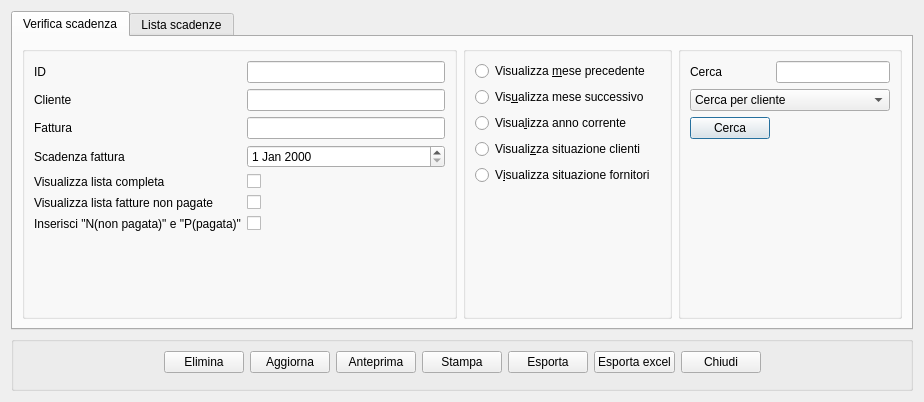
<?xml version="1.0" encoding="UTF-8"?>
<ui version="4.0">
 <class>scadenze</class>
 <widget class="QDialog" name="scadenze">
  <property name="geometry">
   <rect>
    <x>0</x>
    <y>0</y>
    <width>924</width>
    <height>402</height>
   </rect>
  </property>
  <property name="sizePolicy">
   <sizepolicy hsizetype="Preferred" vsizetype="Preferred">
    <horstretch>0</horstretch>
    <verstretch>0</verstretch>
   </sizepolicy>
  </property>
  <property name="windowTitle">
   <string>Dialog</string>
  </property>
  <layout class="QGridLayout" name="gridLayout_4">
   <item row="0" column="0">
    <widget class="QTabWidget" name="tabWidget">
     <property name="currentIndex">
      <number>0</number>
     </property>
     <widget class="QWidget" name="tab">
      <attribute name="title">
       <string>Verifica scadenza</string>
      </attribute>
      <layout class="QGridLayout" name="gridLayout_9">
       <item row="0" column="1">
        <widget class="QGroupBox" name="groupBox_4">
         <property name="minimumSize">
          <size>
           <width>209</width>
           <height>0</height>
          </size>
         </property>
         <property name="maximumSize">
          <size>
           <width>209</width>
           <height>16777215</height>
          </size>
         </property>
         <property name="sizeIncrement">
          <size>
           <width>209</width>
           <height>0</height>
          </size>
         </property>
         <property name="baseSize">
          <size>
           <width>209</width>
           <height>0</height>
          </size>
         </property>
         <property name="title">
          <string/>
         </property>
         <layout class="QGridLayout" name="gridLayout_7">
          <item row="5" column="0">
           <widget class="QRadioButton" name="sit_fornitori">
            <property name="text">
             <string>V&amp;isualizza situazione fornitori</string>
            </property>
           </widget>
          </item>
          <item row="1" column="0">
           <widget class="QRadioButton" name="scad_m_p">
            <property name="text">
             <string>Visualizza &amp;mese precedente</string>
            </property>
           </widget>
          </item>
          <item row="6" column="0">
           <spacer name="verticalSpacer_4">
            <property name="orientation">
             <enum>Qt::Vertical</enum>
            </property>
            <property name="sizeHint" stdset="0">
             <size>
              <width>20</width>
              <height>40</height>
             </size>
            </property>
           </spacer>
          </item>
          <item row="2" column="0">
           <widget class="QRadioButton" name="scad_m_s">
            <property name="text">
             <string>Vis&amp;ualizza mese successivo</string>
            </property>
           </widget>
          </item>
          <item row="3" column="0">
           <widget class="QRadioButton" name="scad_a_c">
            <property name="text">
             <string>Visua&amp;lizza anno corrente</string>
            </property>
           </widget>
          </item>
          <item row="4" column="0">
           <widget class="QRadioButton" name="radioButton">
            <property name="text">
             <string>Visuali&amp;zza situazione clienti</string>
            </property>
           </widget>
          </item>
         </layout>
        </widget>
       </item>
       <item row="0" column="0">
        <widget class="QGroupBox" name="groupBox_2">
         <property name="title">
          <string/>
         </property>
         <layout class="QGridLayout" name="gridLayout_3">
          <item row="0" column="0">
           <layout class="QGridLayout" name="gridLayout">
            <item row="1" column="1">
             <widget class="QLineEdit" name="cliente"/>
            </item>
            <item row="6" column="0">
             <widget class="QLabel" name="label_8">
              <property name="text">
               <string>Inserisci &quot;N(non pagata)&quot; e &quot;P(pagata)&quot;</string>
              </property>
             </widget>
            </item>
            <item row="2" column="0">
             <widget class="QLabel" name="label_3">
              <property name="text">
               <string>Fattura</string>
              </property>
             </widget>
            </item>
            <item row="5" column="1">
             <widget class="QCheckBox" name="list_r">
              <property name="styleSheet">
               <string notr="true">color: rgb(255, 255, 255);</string>
              </property>
              <property name="text">
               <string/>
              </property>
             </widget>
            </item>
            <item row="3" column="0">
             <widget class="QLabel" name="label_4">
              <property name="text">
               <string>Scadenza fattura</string>
              </property>
             </widget>
            </item>
            <item row="6" column="1">
             <widget class="QCheckBox" name="lib_rientro">
              <property name="styleSheet">
               <string notr="true">color: rgb(255, 255, 255);</string>
              </property>
              <property name="text">
               <string/>
              </property>
             </widget>
            </item>
            <item row="0" column="0">
             <widget class="QLabel" name="label">
              <property name="text">
               <string>ID</string>
              </property>
             </widget>
            </item>
            <item row="4" column="0">
             <widget class="QLabel" name="label_6">
              <property name="text">
               <string>Visualizza lista completa</string>
              </property>
             </widget>
            </item>
            <item row="5" column="0">
             <widget class="QLabel" name="label_7">
              <property name="text">
               <string>Visualizza lista fatture non pagate</string>
              </property>
             </widget>
            </item>
            <item row="3" column="1">
             <widget class="QDateEdit" name="data_prestito"/>
            </item>
            <item row="2" column="1">
             <widget class="QLineEdit" name="libro"/>
            </item>
            <item row="4" column="1">
             <widget class="QCheckBox" name="checkBox">
              <property name="whatsThis">
               <string/>
              </property>
              <property name="styleSheet">
               <string notr="true"/>
              </property>
              <property name="text">
               <string/>
              </property>
             </widget>
            </item>
            <item row="1" column="0">
             <widget class="QLabel" name="label_2">
              <property name="text">
               <string>Cliente</string>
              </property>
             </widget>
            </item>
            <item row="0" column="1">
             <widget class="QLineEdit" name="id"/>
            </item>
           </layout>
          </item>
          <item row="1" column="0">
           <spacer name="verticalSpacer_5">
            <property name="orientation">
             <enum>Qt::Vertical</enum>
            </property>
            <property name="sizeHint" stdset="0">
             <size>
              <width>20</width>
              <height>40</height>
             </size>
            </property>
           </spacer>
          </item>
         </layout>
        </widget>
       </item>
       <item row="0" column="2">
        <widget class="QGroupBox" name="groupBox_3">
         <property name="sizePolicy">
          <sizepolicy hsizetype="Fixed" vsizetype="Preferred">
           <horstretch>0</horstretch>
           <verstretch>0</verstretch>
          </sizepolicy>
         </property>
         <property name="minimumSize">
          <size>
           <width>224</width>
           <height>0</height>
          </size>
         </property>
         <property name="maximumSize">
          <size>
           <width>224</width>
           <height>16777215</height>
          </size>
         </property>
         <property name="sizeIncrement">
          <size>
           <width>224</width>
           <height>0</height>
          </size>
         </property>
         <property name="baseSize">
          <size>
           <width>224</width>
           <height>0</height>
          </size>
         </property>
         <property name="title">
          <string/>
         </property>
         <layout class="QGridLayout" name="gridLayout_6">
          <item row="0" column="0">
           <widget class="QLabel" name="label_9">
            <property name="text">
             <string>Cerca</string>
            </property>
           </widget>
          </item>
          <item row="0" column="1">
           <widget class="QLineEdit" name="cerca_txt"/>
          </item>
          <item row="1" column="0" colspan="2">
           <widget class="QComboBox" name="comboBox">
            <item>
             <property name="text">
              <string>Cerca per cliente</string>
             </property>
            </item>
            <item>
             <property name="text">
              <string>Cerca tipo di documento</string>
             </property>
            </item>
           </widget>
          </item>
          <item row="2" column="0">
           <widget class="QPushButton" name="_search">
            <property name="text">
             <string>Cerca</string>
            </property>
            <property name="icon">
             <iconset resource="../fabaria.qrc">
              <normaloff>:/images/edit-find.png</normaloff>:/images/edit-find.png</iconset>
            </property>
           </widget>
          </item>
          <item row="3" column="0">
           <spacer name="verticalSpacer_2">
            <property name="orientation">
             <enum>Qt::Vertical</enum>
            </property>
            <property name="sizeHint" stdset="0">
             <size>
              <width>20</width>
              <height>128</height>
             </size>
            </property>
           </spacer>
          </item>
          <item row="3" column="1">
           <spacer name="verticalSpacer_3">
            <property name="orientation">
             <enum>Qt::Vertical</enum>
            </property>
            <property name="sizeHint" stdset="0">
             <size>
              <width>20</width>
              <height>128</height>
             </size>
            </property>
           </spacer>
          </item>
         </layout>
        </widget>
       </item>
      </layout>
     </widget>
     <widget class="QWidget" name="tab_2">
      <attribute name="title">
       <string>Lista scadenze</string>
      </attribute>
      <layout class="QGridLayout" name="gridLayout_8">
       <item row="0" column="0">
        <widget class="QTableView" name="tableView">
         <attribute name="verticalHeaderDefaultSectionSize">
          <number>15</number>
         </attribute>
        </widget>
       </item>
      </layout>
     </widget>
    </widget>
   </item>
   <item row="1" column="0">
    <widget class="QGroupBox" name="groupBox">
     <property name="minimumSize">
      <size>
       <width>0</width>
       <height>55</height>
      </size>
     </property>
     <property name="maximumSize">
      <size>
       <width>16777215</width>
       <height>55</height>
      </size>
     </property>
     <property name="sizeIncrement">
      <size>
       <width>0</width>
       <height>55</height>
      </size>
     </property>
     <property name="baseSize">
      <size>
       <width>0</width>
       <height>55</height>
      </size>
     </property>
     <property name="title">
      <string/>
     </property>
     <layout class="QGridLayout" name="gridLayout_2">
      <item row="0" column="5">
       <widget class="QPushButton" name="esportapdf">
        <property name="text">
         <string>Esporta</string>
        </property>
        <property name="icon">
         <iconset resource="../fabaria.qrc">
          <normaloff>:/images/pdf.png</normaloff>:/images/pdf.png</iconset>
        </property>
       </widget>
      </item>
      <item row="0" column="4">
       <widget class="QPushButton" name="dist_riba">
        <property name="toolTip">
         <string>&lt;html&gt;&lt;head/&gt;&lt;body&gt;&lt;p&gt;Stampa distinta riba...&lt;/p&gt;&lt;/body&gt;&lt;/html&gt;</string>
        </property>
        <property name="text">
         <string>Stampa</string>
        </property>
        <property name="icon">
         <iconset resource="../fabaria.qrc">
          <normaloff>:/images/document-print.png</normaloff>:/images/document-print.png</iconset>
        </property>
       </widget>
      </item>
      <item row="0" column="0">
       <spacer name="horizontalSpacer">
        <property name="orientation">
         <enum>Qt::Horizontal</enum>
        </property>
        <property name="sizeHint" stdset="0">
         <size>
          <width>40</width>
          <height>20</height>
         </size>
        </property>
       </spacer>
      </item>
      <item row="0" column="2">
       <widget class="QPushButton" name="aggiorna_db">
        <property name="text">
         <string>Aggiorna</string>
        </property>
        <property name="icon">
         <iconset resource="../fabaria.qrc">
          <normaloff>:/images/view-refresh.png</normaloff>:/images/view-refresh.png</iconset>
        </property>
       </widget>
      </item>
      <item row="0" column="7">
       <widget class="QPushButton" name="esci">
        <property name="text">
         <string>Chiudi</string>
        </property>
        <property name="icon">
         <iconset resource="../../backup_restore_db/images.qrc">
          <normaloff>:/images/dialog-close.png</normaloff>:/images/dialog-close.png</iconset>
        </property>
        <property name="iconSize">
         <size>
          <width>16</width>
          <height>16</height>
         </size>
        </property>
       </widget>
      </item>
      <item row="7" column="1">
       <spacer name="verticalSpacer">
        <property name="orientation">
         <enum>Qt::Vertical</enum>
        </property>
        <property name="sizeHint" stdset="0">
         <size>
          <width>20</width>
          <height>123</height>
         </size>
        </property>
       </spacer>
      </item>
      <item row="0" column="1">
       <widget class="QPushButton" name="cancella">
        <property name="text">
         <string>Elimina</string>
        </property>
        <property name="icon">
         <iconset resource="../fabaria.qrc">
          <normaloff>:/images/edit-delete.png</normaloff>:/images/edit-delete.png</iconset>
        </property>
       </widget>
      </item>
      <item row="0" column="3">
       <widget class="QPushButton" name="ant_scadenze">
        <property name="sizePolicy">
         <sizepolicy hsizetype="Minimum" vsizetype="Preferred">
          <horstretch>0</horstretch>
          <verstretch>0</verstretch>
         </sizepolicy>
        </property>
        <property name="text">
         <string>Anteprima</string>
        </property>
        <property name="icon">
         <iconset resource="../fabaria.qrc">
          <normaloff>:/images/document-preview.png</normaloff>:/images/document-preview.png</iconset>
        </property>
       </widget>
      </item>
      <item row="0" column="6">
       <widget class="QPushButton" name="esportaexcel">
        <property name="text">
         <string>Esporta excel</string>
        </property>
        <property name="icon">
         <iconset resource="../fabaria.qrc">
          <normaloff>:/images/excel.png</normaloff>:/images/excel.png</iconset>
        </property>
       </widget>
      </item>
      <item row="0" column="8">
       <spacer name="horizontalSpacer_2">
        <property name="orientation">
         <enum>Qt::Horizontal</enum>
        </property>
        <property name="sizeHint" stdset="0">
         <size>
          <width>40</width>
          <height>20</height>
         </size>
        </property>
       </spacer>
      </item>
     </layout>
    </widget>
   </item>
  </layout>
 </widget>
 <tabstops>
  <tabstop>id</tabstop>
  <tabstop>cliente</tabstop>
  <tabstop>libro</tabstop>
  <tabstop>data_prestito</tabstop>
  <tabstop>checkBox</tabstop>
  <tabstop>list_r</tabstop>
  <tabstop>lib_rientro</tabstop>
  <tabstop>scad_m_p</tabstop>
  <tabstop>scad_m_s</tabstop>
  <tabstop>scad_a_c</tabstop>
  <tabstop>radioButton</tabstop>
  <tabstop>sit_fornitori</tabstop>
  <tabstop>cerca_txt</tabstop>
  <tabstop>comboBox</tabstop>
  <tabstop>_search</tabstop>
  <tabstop>cancella</tabstop>
 </tabstops>
 <resources>
  <include location="../../backup_restore_db/images.qrc"/>
  <include location="../fabaria.qrc"/>
 </resources>
 <connections/>
</ui>
